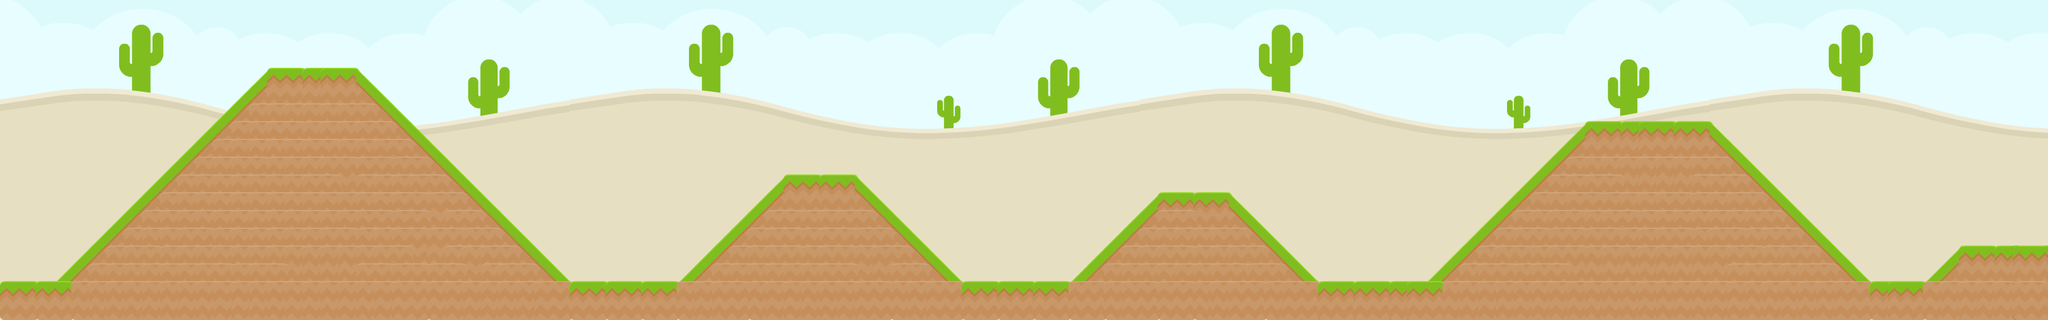

The image is a tile-based game level rendered from a .tmx file. Its description and source (layers, tilesets, objects; grid data summarised) follow:
An orthogonal 115x18 tile map with 32x32 px tiles, 2 tile layers (Background, Platform), 3 tilesets and 1146 objects (1093x track, 31x coin, 13x wall, 5x question, 2x player, ...).

<map version="1.0" tiledversion="2018.07.13" orientation="orthogonal" renderorder="right-down" width="115" height="18" tilewidth="32" tileheight="32" infinite="0" nextlayerid="4" nextobjectid="1354">
 <tileset firstgid="1" source="Grass Ground.tsx" />
 <tileset firstgid="37" source="colored_desert_small.tsx" />
 <tileset firstgid="613" source="Backgrounds.tsx" />
 <layer id="3" name="Background" width="115" height="18">
  <data>[2070 cells, 2070 non-empty, 576 distinct tile ids]</data>
 </layer>
 <layer id="1" name="Platform" width="115" height="18">
  <data>[2070 cells, 397 non-empty, 5 distinct tile ids]</data>
 </layer>
 <objectgroup id="2" name="Obstacles">
  <object id="1" name="player" x="86" y="446" width="32" height="32" />
  <object id="2" name="coin" x="123" y="417" width="32" height="32" />
  <object id="3" name="question" x="230" y="294" width="32" height="32" />
  <object id="4" name="majorQuestion" x="3600" y="390" width="32" height="32" />
  <object id="5" name="wall" x="2" y="515" width="124" height="35" />
  <object id="6" name="wall" x="479" y="136" width="160" height="32" />
  <object id="7" name="wall" x="1027" y="526" width="192" height="32" />
  </objectgroup>
</map>
<!-- 1139 of 1146 objects omitted -->
